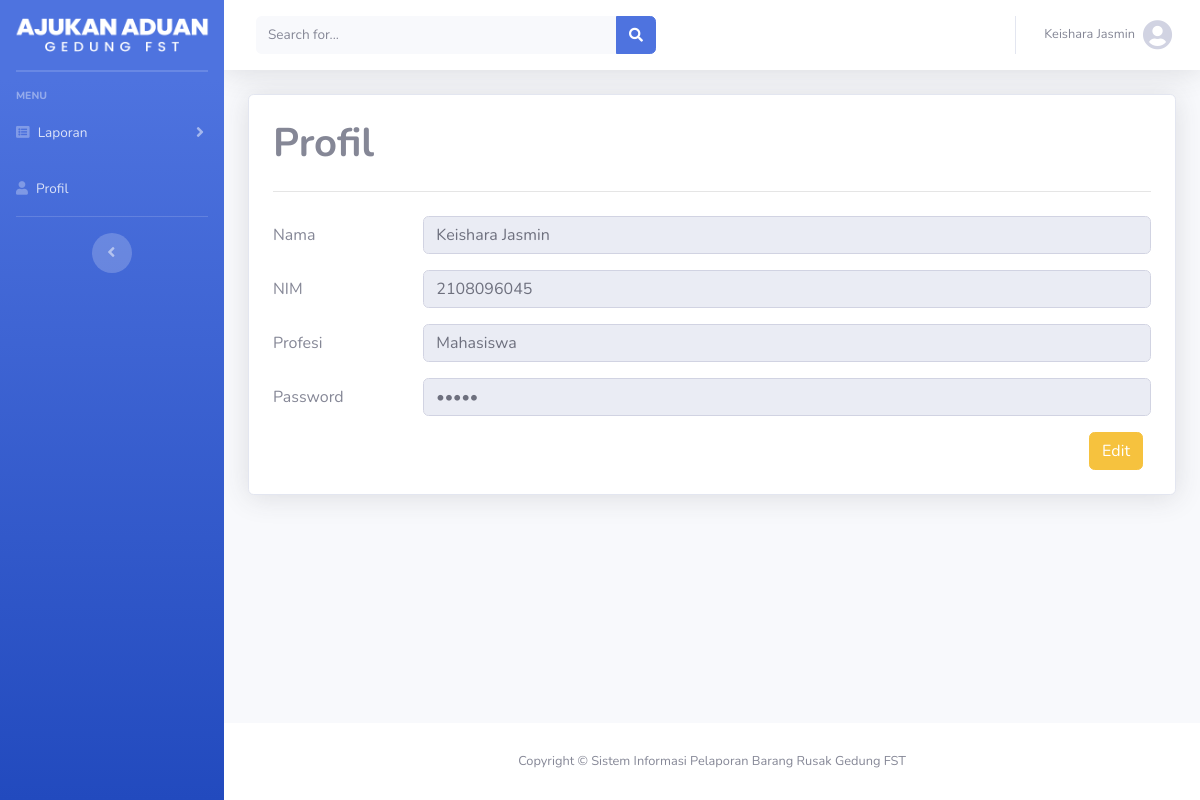
Before: /user/profil.php (signed in) with the older database file.
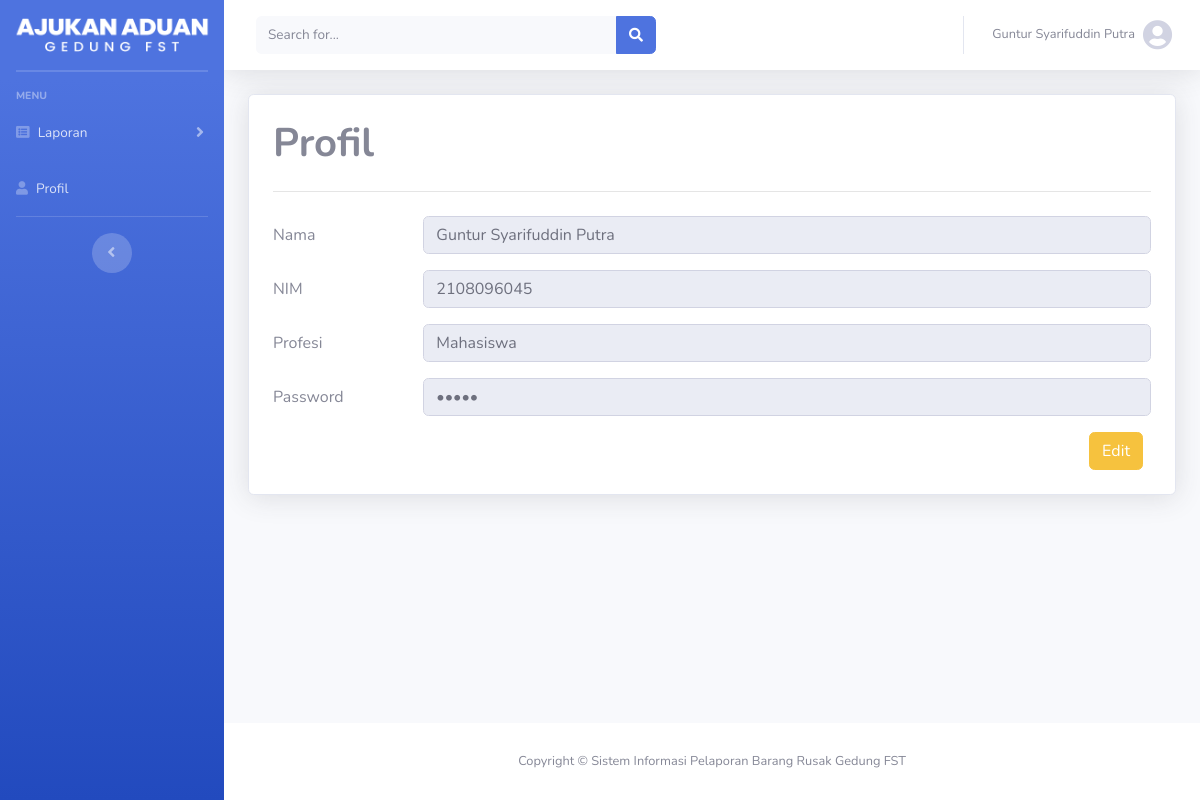
After: the same page with the newer database file.
### tables this page shows
CREATE TABLE `actor` (
  `nim` int(30) NOT NULL,
  `nama` varchar(100) NOT NULL,
  `profesi` varchar(255) NOT NULL,
  `password` varchar(30) NOT NULL,
  `level` int(3) NOT NULL
);

### user/profil.php (the view)
<?php
require "layout/top.php";
require "../connection/conn.php";
$nim = $_SESSION['actor']['nim'];
$query = "SELECT * FROM actor WHERE nim = '$nim'";
$result = mysqli_query($conn, $query);
$data = mysqli_fetch_array($result);
?>
<main  class="card shadow mb-4">
  <div class="container-fluid px-4">
    <h1 class="mt-4 mb-4 font-weight-bold">Profil</h1>
    <hr class="my-4">
    <form action="update-profi.php" method="post" enctype="multipart/form-data">
      <div class="mb-3 row">
        <label for="nama" class="col-sm-2 col-form-label">Nama</label>
        <div class="col-sm-10">
          <input type="text" class="form-control" id="nama" name="nama" required readonly
            value="<?= $data['nama'] ?>">
        </div>
      </div>
      <div class="mb-3 row">
        <label for="nim" class="col-sm-2 col-form-label">NIM</label>
        <div class="col-sm-10">
          <input type="text" class="form-control" id="nim" name="nim" required readonly
            value="<?= $data['nim'] ?>">
        </div>
      </div>
      <div class="mb-3 row">
        <label for="profesi" class="col-sm-2 col-form-label">Profesi</label>
        <div class="col-sm-10">
          <input type="text" class="form-control" id="profesi" name="profesi" required readonly
            value="<?= $data['profesi'] ?>">
        </div>
      </div>
      <div class="mb-3 row">
        <label for="password" class="col-sm-2 col-form-label">Password</label>
        <div class="col-sm-10">
          <input type="password" class="form-control" id="password" name="password" required readonly
            value="<?= $data['password'] ?>">
        </div>
      </div>
      <div class="d-flex justify-content-end mb-4">
        <button class="btn btn-warning mr-2" type="submit" name="ubah_profil">Edit</button>
      </div>
    </form>
  </div>
</main>
<?php
require "layout/footer.php";
?>
<?php
require "layout/bottom.php";
?>

### user/layout/nav.php (shortened to what this page needs)
<div id="wrapper">
  <ul class="navbar-nav bg-gradient-primary sidebar sidebar-dark accordion" id="accordionSidebar">
    <a class="sidebar-brand d-flex align-items-center justify-content-center" href="index.php">
      <div class="sidebar-brand-icon">
        <img src="../assets/img/logotu.png" alt="" style="width: 220px;">
      </div>
    </a>
    <div class="sidebar-heading">Menu</div>
    <li class="nav-item">
      <a class="nav-link collapsed" href="#" data-toggle="collapse" data-target="#collapseUtilities"
        aria-expanded="true" aria-controls="collapseUtilities">
        <i class="fa fa-list-alt" aria-hidden="true"></i>
        <span>Laporan</span>
      </a>
    </li>
    <li class="nav-item">
      <a class="nav-link" href="profil.php">
        <i class="fa fa-user"></i>
        <span>Profil</span></a>
    </li>
    <hr class="sidebar-divider d-none d-md-block" />
    <div class="text-center d-none d-md-inline">
      <button class="rounded-circle border-0" id="sidebarToggle"></button>
    </div>
  </ul>
  <div id="content-wrapper" class="d-flex flex-column">
    <nav class="navbar navbar-expand navbar-light bg-white topbar mb-4 static-top shadow">
      <form class="d-none d-sm-inline-block form-inline mr-auto ml-md-3 my-2 my-md-0 mw-100 navbar-search">
        <div class="input-group">
          <input type="text" class="form-control bg-light border-0 small" placeholder="Search for..."
            aria-label="Search" aria-describedby="basic-addon2" />
          <div class="input-group-append">
            <button class="btn btn-primary" type="button">
              <i class="fas fa-search fa-sm"></i>
            </button>
          </div>
        </div>
      </form>
      <ul class="navbar-nav ml-auto">
        <li class="nav-item dropdown no-arrow">
          <a class="nav-link dropdown-toggle" href="#" id="userDropdown" role="button" data-toggle="dropdown"
            aria-haspopup="true" aria-expanded="false">
            <span class="mr-2 d-none d-lg-inline text-gray-600 small">
              <?= $_SESSION['actor']['nama'] ?>
            </span>
            <i class="fa fa-user-circle" aria-hidden="true" style="font-size: 30px"></i>
          </a>
        </li>
      </ul>
    </nav>

Changed rows visible on the page:
changed actor "Mahasiswa": nama "Keishara Jasmin" → "Guntur Syarifuddin Putra"
Other visible differences:
$_SESSION['actor']['nama']: "Keishara Jasmin" → "Guntur Syarifuddin Putra"
